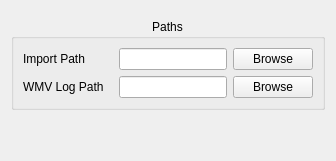
        <widget class="QWidget" name="tab_5">
         <attribute name="title">
          <string>Paths</string>
         </attribute>
         <layout class="QHBoxLayout" name="horizontalLayout_15">
          <item>
           <layout class="QVBoxLayout" name="verticalLayout_20">
            <property name="topMargin">
             <number>8</number>
            </property>
            <item>
             <widget class="QGroupBox" name="groupBox_2">
              <property name="title">
               <string>Paths</string>
              </property>
              <property name="alignment">
               <set>Qt::AlignHCenter|Qt::AlignTop</set>
              </property>
              <layout class="QHBoxLayout" name="horizontalLayout_16">
               <item>
                <layout class="QHBoxLayout" name="horizontalLayout_17">
                 <item>
                  <layout class="QVBoxLayout" name="verticalLayout_21">
                   <item>
                    <layout class="QHBoxLayout" name="horizontalLayout_25"/>
                   </item>
                   <item>
                    <layout class="QHBoxLayout" name="horizontalLayout_36">
                     <item>
                      <widget class="QLabel" name="label_27">
                       <property name="minimumSize">
                        <size>
                         <width>90</width>
                         <height>0</height>
                        </size>
                       </property>
                       <property name="text">
                        <string>Import Path</string>
                       </property>
                      </widget>
                     </item>
                     <item>
                      <widget class="QLineEdit" name="importPathField"/>
                     </item>
                     <item>
                      <widget class="QPushButton" name="importPathField_browse">
                       <property name="text">
                        <string>Browse</string>
                       </property>
                      </widget>
                     </item>
                    </layout>
                   </item>
                   <item>
                    <layout class="QHBoxLayout" name="horizontalLayout_41">
                     <item>
                      <widget class="QLabel" name="label_28">
                       <property name="minimumSize">
                        <size>
                         <width>90</width>
                         <height>0</height>
                        </size>
                       </property>
                       <property name="text">
                        <string>WMV Log Path</string>
                       </property>
                      </widget>
                     </item>
                     <item>
                      <widget class="QLineEdit" name="wmvLogPathField"/>
                     </item>
                     <item>
                      <widget class="QPushButton" name="wmvLogPathField_browse">
                       <property name="text">
                        <string>Browse</string>
                       </property>
                      </widget>
                     </item>
                    </layout>
                   </item>
                  </layout>
                 </item>
                </layout>
               </item>
              </layout>
             </widget>
            </item>
            <item>
             <spacer name="verticalSpacer_5">
              <property name="orientation">
               <enum>Qt::Vertical</enum>
              </property>
              <property name="sizeHint" stdset="0">
               <size>
                <width>20</width>
                <height>40</height>
               </size>
              </property>
             </spacer>
            </item>
           </layout>
          </item>
         </layout>
        </widget>
